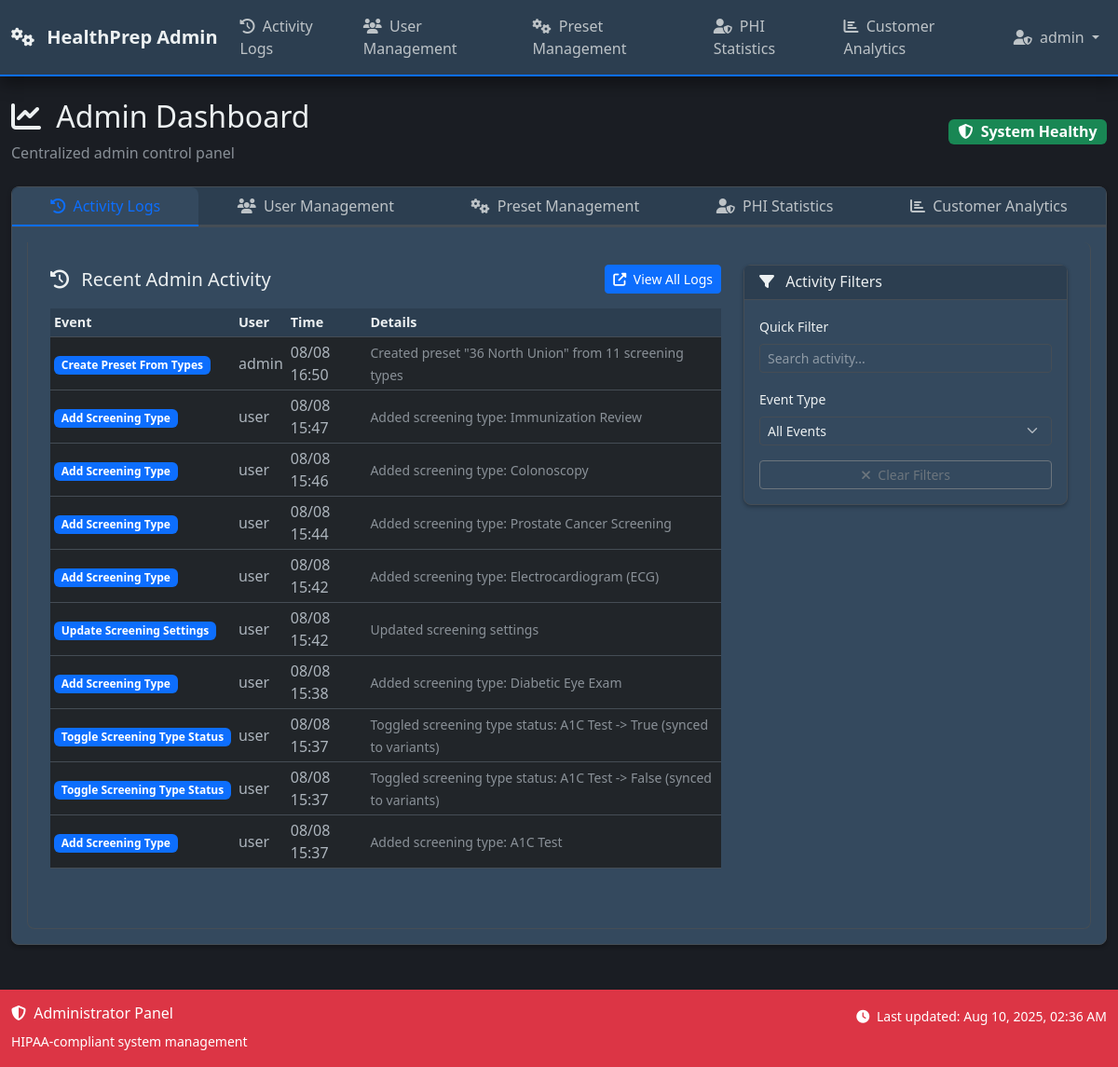
Before: /admin/dashboard/logs (signed in) with the older database file.
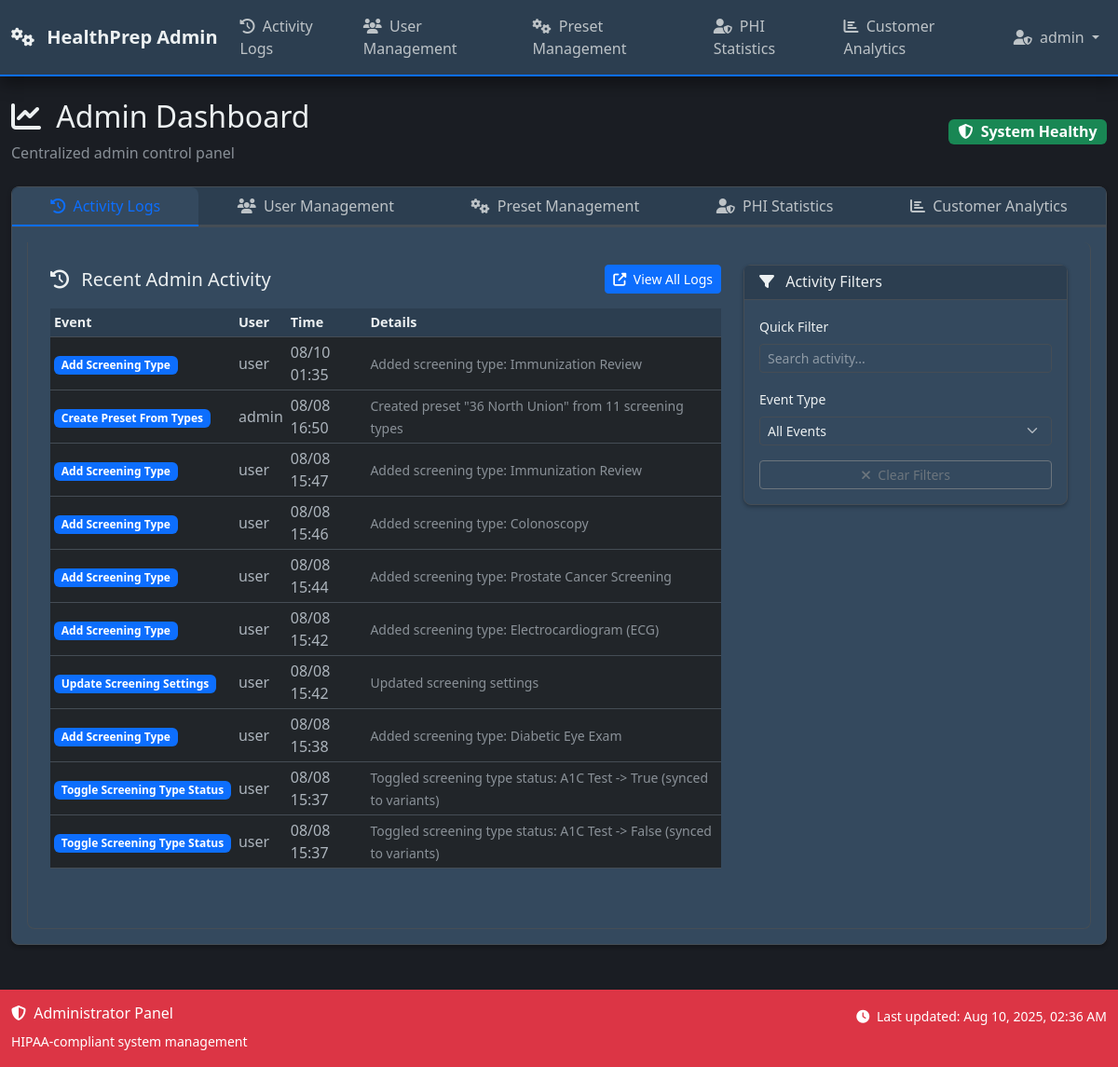
After: the same page with the newer database file.
### models.py (models this page shows, shortened)
class AdminLog(db.Model):
    __tablename__ = 'admin_logs'
    id = db.Column(db.Integer, primary_key=True)
    timestamp = db.Column(db.DateTime, default=datetime.utcnow)
    event_type = db.Column(db.String(50))
    user_id = db.Column(db.Integer, db.ForeignKey('users.id'))
    org_id = db.Column(db.Integer, db.ForeignKey('organizations.id'), nullable=False)  # Organization scope
    ip_address = db.Column(db.String(45))
    patient_id = db.Column(db.Integer, db.ForeignKey('patient.id'))  # Patient accessed (if applicable)
    resource_type = db.Column(db.String(50))  # Type of resource accessed (patient, document, screening)
    resource_id = db.Column(db.Integer)  # ID of specific resource
    action_details = db.Column(db.Text)  # Human-readable action description
    data = db.Column(db.JSON)  # Additional structured data
    session_id = db.Column(db.String(100))  # Session identifier
    user_agent = db.Column(db.Text)  # Browser/client information
    user = db.relationship('User', backref=db.backref('admin_logs', lazy=True))
    organization = db.relationship('Organization', backref=db.backref('admin_logs', lazy=True))
    patient = db.relationship('Patient', backref=db.backref('access_logs', lazy=True))

class User(UserMixin, db.Model):
    __tablename__ = 'users'
    id = db.Column(db.Integer, primary_key=True)
    username = db.Column(db.String(80), nullable=False)  # Unique within organization
    email = db.Column(db.String(120), nullable=False)  # Unique within organization
    password_hash = db.Column(db.String(255), nullable=False)
    role = db.Column(db.String(20), default='nurse', nullable=False)  # 'root_admin', 'admin', 'MA', 'nurse'
    is_admin = db.Column(db.Boolean, default=False, nullable=False)  # Kept for backward compatibility
    is_active_user = db.Column(db.Boolean, default=True, nullable=False)
    is_root_admin = db.Column(db.Boolean, default=False, nullable=False)  # Super admin for managing all organizations
    org_id = db.Column(db.Integer, db.ForeignKey('organizations.id'), nullable=True)  # Nullable for root admins
    epic_user_id = db.Column(db.String(100))  # Epic user ID for mapping
    two_factor_enabled = db.Column(db.Boolean, default=False)
    session_timeout_minutes = db.Column(db.Integer, default=30)
    last_activity = db.Column(db.DateTime, default=datetime.utcnow)
    failed_login_attempts = db.Column(db.Integer, default=0)
    locked_until = db.Column(db.DateTime)
    created_at = db.Column(db.DateTime, default=datetime.utcnow)
    last_login = db.Column(db.DateTime, default=datetime.utcnow)
    created_by = db.Column(db.Integer, db.ForeignKey('users.id'))
    updated_at = db.Column(db.DateTime, default=datetime.utcnow, onupdate=datetime.utcnow)
    __table_args__ = (
        db.UniqueConstraint('username', 'org_id', name='unique_username_per_org'),
        db.UniqueConstraint('email', 'org_id', name='unique_email_per_org'),
    )
    def is_admin_user(self):
        return self.role == 'admin' or self.is_admin or self.is_root_admin
    def update_activity(self):
        self.last_activity = datetime.utcnow()
    @property
    def is_active(self):
        return self.is_active_user
    @property
    def role_display(self):
        role_names = {
            'root_admin': 'Root Administrator',
            'admin': 'Administrator',
            'MA': 'Medical Assistant',
            'nurse': 'Nurse'
        }
        return role_names.get(self.role, self.role.title())

### routes/admin_routes.py (the view)
@admin_bp.route('/dashboard/logs')
@login_required
@admin_required
def dashboard_logs():
    try:
        data = get_dashboard_data()
        data['active_tab'] = 'activity'
        return render_template('admin/dashboard.html', **data)
    except Exception as e:
        logger.error(f"Error in dashboard logs: {str(e)}")
        flash('Error loading dashboard', 'error')
        return render_template('error/500.html'), 500

### admin/analytics.py (called while the page is built)
    def calculate_compliance_gaps_closed(self, days=30):
        cutoff_date = datetime.utcnow() - timedelta(days=days)
        compliance_improvements = AdminLog.query.filter(
            AdminLog.event_type.like('%screening%'),
            AdminLog.timestamp >= cutoff_date
        ).count()
        open_gaps = Screening.query.filter_by(status='due').count()
        due_soon = Screening.query.filter_by(status='due_soon').count()
        recent_completions = Screening.query.filter(
            Screening.status == 'complete',
            Screening.updated_at >= cutoff_date
        ).count()
        return {
            'gaps_identified': open_gaps + due_soon,
            'gaps_closed': recent_completions,
            'preventive_identification': due_soon,
            'compliance_rate': self._calculate_compliance_rate(),
            'period_days': days
        }

    def _calculate_compliance_rate(self):
        total_screenings = Screening.query.count()
        complete_screenings = Screening.query.filter_by(status='complete').count()
        if total_screenings == 0:
            return 0.0
        return round((complete_screenings / total_screenings) * 100, 1)

### templates/admin/dashboard.html (shortened to what the changed rows need)
{% extends 'base_admin.html' %}
{% block extra_css %}
<link rel="stylesheet" href="https://cdn.datatables.net/1.13.4/css/dataTables.bootstrap5.min.css">
{% endblock %}
{% block content %}
<div class="d-flex justify-content-between align-items-center mb-4">
    <div>
        <h2>
            <i class="fas fa-chart-line me-2"></i>
            Admin Dashboard
        </h2>
    </div>
</div>
<div class="card">
    <div class="card-body">
        <div class="tab-content" id="nav-tabContent">
            <div class="tab-pane fade {{ 'show active' if active_tab == 'activity' else '' }}" id="nav-activity" role="tabpanel" aria-labelledby="nav-activity-tab">
                <div class="row">
                    <div class="col-lg-8 mb-4">
                        {% if recent_logs %}
                        <div class="table-responsive">
                            <table id="activityTable" class="table table-hover table-sm">
                                <thead>
                                    <tr>
                                        <th>Event</th>
                                        <th>User</th>
                                        <th>Time</th>
                                        <th>Details</th>
                                    </tr>
                                </thead>
                                <tbody>
                                    {% for log in recent_logs %}
                                    <tr>
                                        <td>
                                            <span class="badge bg-primary">{{ log.event_type.replace('_', ' ').title() if log.event_type else 'Unknown' }}</span>
                                        </td>
                                        <td>{{ log.user.username if log.user else 'System' }}</td>
                                        <td>{{ log.timestamp.strftime('%m/%d %H:%M') }}</td>
                                        <td>
                                            <small class="text-muted">{{ log.data.get('description', '') if log.data else '' }}</small>
                                        </td>
                                    </tr>
                                    {% endfor %}
                                </tbody>
                            </table>
                        </div>
                        {% else %}
                        <div class="text-center py-5">
                            <i class="fas fa-clipboard-list fa-3x text-muted mb-3"></i>
                            <h5 class="text-muted">No Recent Activity</h5>
                            <p class="text-muted">Admin actions will appear here</p>
                        </div>
                        {% endif %}
                    </div>
                </div>
            </div>
        </div>
    </div>
</div>
{% endblock %}

Changed rows visible on the page:
no longer on this page (row unchanged): AdminLog: event_type.replace "Add Screening Type", user "user", timestamp "08/08 15:37", data "Added screening type: A1C Test"
added AdminLog: event_type.replace "Add Screening Type", user "user", timestamp "08/10 01:35", data "Added screening type: Immunization Review"
